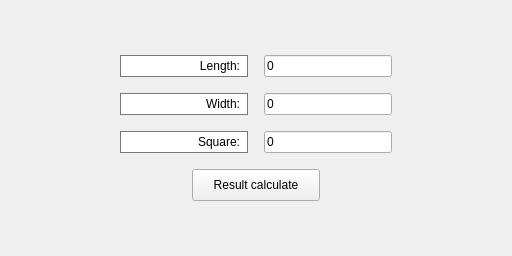
<?xml version="1.0" encoding="UTF-8"?>
<ui version="4.0">
 <class>Form</class>
 <widget class="QMainWindow" name="Form">
  <property name="geometry">
   <rect>
    <x>0</x>
    <y>0</y>
    <width>512</width>
    <height>256</height>
   </rect>
  </property>
  <property name="windowTitle">
   <string>Example program MVP</string>
  </property>
  <property name="autoFillBackground">
   <bool>false</bool>
  </property>
  <property name="styleSheet">
   <string notr="true">QLabel {
	background: #FFFFFF;
	border: 1px solid #777777;
	padding: 0 4px;
}</string>
  </property>
  <widget class="QWidget" name="centralwidget">
   <property name="styleSheet">
    <string notr="true"/>
   </property>
   <layout class="QVBoxLayout" name="verticalLayout" stretch="1,0,0,0,0,1">
    <property name="spacing">
     <number>16</number>
    </property>
    <item>
     <spacer name="verticalSpacer">
      <property name="orientation">
       <enum>Qt::Vertical</enum>
      </property>
      <property name="sizeHint" stdset="0">
       <size>
        <width>20</width>
        <height>40</height>
       </size>
      </property>
     </spacer>
    </item>
    <item>
     <layout class="QHBoxLayout" name="horizontalLayout">
      <property name="spacing">
       <number>16</number>
      </property>
      <item>
       <spacer name="horizontalSpacer_3">
        <property name="orientation">
         <enum>Qt::Horizontal</enum>
        </property>
        <property name="sizeHint" stdset="0">
         <size>
          <width>40</width>
          <height>20</height>
         </size>
        </property>
       </spacer>
      </item>
      <item>
       <widget class="QLabel" name="label">
        <property name="sizePolicy">
         <sizepolicy hsizetype="Expanding" vsizetype="Preferred">
          <horstretch>0</horstretch>
          <verstretch>0</verstretch>
         </sizepolicy>
        </property>
        <property name="minimumSize">
         <size>
          <width>128</width>
          <height>0</height>
         </size>
        </property>
        <property name="text">
         <string>Length:</string>
        </property>
        <property name="alignment">
         <set>Qt::AlignRight|Qt::AlignTrailing|Qt::AlignVCenter</set>
        </property>
       </widget>
      </item>
      <item>
       <widget class="QLineEdit" name="lineEdit_length">
        <property name="minimumSize">
         <size>
          <width>128</width>
          <height>0</height>
         </size>
        </property>
        <property name="text">
         <string>0</string>
        </property>
        <property name="maxLength">
         <number>10</number>
        </property>
       </widget>
      </item>
      <item>
       <spacer name="horizontalSpacer_4">
        <property name="orientation">
         <enum>Qt::Horizontal</enum>
        </property>
        <property name="sizeHint" stdset="0">
         <size>
          <width>40</width>
          <height>20</height>
         </size>
        </property>
       </spacer>
      </item>
     </layout>
    </item>
    <item>
     <layout class="QHBoxLayout" name="horizontalLayout_2">
      <property name="spacing">
       <number>16</number>
      </property>
      <item>
       <spacer name="horizontalSpacer_5">
        <property name="orientation">
         <enum>Qt::Horizontal</enum>
        </property>
        <property name="sizeHint" stdset="0">
         <size>
          <width>40</width>
          <height>20</height>
         </size>
        </property>
       </spacer>
      </item>
      <item>
       <widget class="QLabel" name="label_height">
        <property name="sizePolicy">
         <sizepolicy hsizetype="Expanding" vsizetype="Preferred">
          <horstretch>0</horstretch>
          <verstretch>0</verstretch>
         </sizepolicy>
        </property>
        <property name="minimumSize">
         <size>
          <width>128</width>
          <height>0</height>
         </size>
        </property>
        <property name="text">
         <string>Width:</string>
        </property>
        <property name="alignment">
         <set>Qt::AlignRight|Qt::AlignTrailing|Qt::AlignVCenter</set>
        </property>
       </widget>
      </item>
      <item>
       <widget class="QLineEdit" name="lineEdit_width">
        <property name="minimumSize">
         <size>
          <width>128</width>
          <height>0</height>
         </size>
        </property>
        <property name="text">
         <string>0</string>
        </property>
        <property name="maxLength">
         <number>10</number>
        </property>
       </widget>
      </item>
      <item>
       <spacer name="horizontalSpacer_7">
        <property name="orientation">
         <enum>Qt::Horizontal</enum>
        </property>
        <property name="sizeHint" stdset="0">
         <size>
          <width>40</width>
          <height>20</height>
         </size>
        </property>
       </spacer>
      </item>
     </layout>
    </item>
    <item>
     <layout class="QHBoxLayout" name="horizontalLayout_3">
      <property name="spacing">
       <number>16</number>
      </property>
      <item>
       <spacer name="horizontalSpacer_6">
        <property name="orientation">
         <enum>Qt::Horizontal</enum>
        </property>
        <property name="sizeHint" stdset="0">
         <size>
          <width>40</width>
          <height>20</height>
         </size>
        </property>
       </spacer>
      </item>
      <item>
       <widget class="QLabel" name="label_square">
        <property name="sizePolicy">
         <sizepolicy hsizetype="Expanding" vsizetype="Preferred">
          <horstretch>0</horstretch>
          <verstretch>0</verstretch>
         </sizepolicy>
        </property>
        <property name="minimumSize">
         <size>
          <width>128</width>
          <height>0</height>
         </size>
        </property>
        <property name="text">
         <string>Square:</string>
        </property>
        <property name="alignment">
         <set>Qt::AlignRight|Qt::AlignTrailing|Qt::AlignVCenter</set>
        </property>
       </widget>
      </item>
      <item>
       <widget class="QLineEdit" name="lineEdit_square">
        <property name="minimumSize">
         <size>
          <width>128</width>
          <height>0</height>
         </size>
        </property>
        <property name="text">
         <string>0</string>
        </property>
       </widget>
      </item>
      <item>
       <spacer name="horizontalSpacer_8">
        <property name="orientation">
         <enum>Qt::Horizontal</enum>
        </property>
        <property name="sizeHint" stdset="0">
         <size>
          <width>40</width>
          <height>20</height>
         </size>
        </property>
       </spacer>
      </item>
     </layout>
    </item>
    <item>
     <layout class="QHBoxLayout" name="horizontalLayout_4">
      <property name="spacing">
       <number>16</number>
      </property>
      <item>
       <spacer name="horizontalSpacer">
        <property name="orientation">
         <enum>Qt::Horizontal</enum>
        </property>
        <property name="sizeHint" stdset="0">
         <size>
          <width>40</width>
          <height>20</height>
         </size>
        </property>
       </spacer>
      </item>
      <item>
       <widget class="QPushButton" name="pushButton_calc">
        <property name="minimumSize">
         <size>
          <width>128</width>
          <height>32</height>
         </size>
        </property>
        <property name="text">
         <string>Result calculate</string>
        </property>
       </widget>
      </item>
      <item>
       <spacer name="horizontalSpacer_2">
        <property name="orientation">
         <enum>Qt::Horizontal</enum>
        </property>
        <property name="sizeHint" stdset="0">
         <size>
          <width>40</width>
          <height>20</height>
         </size>
        </property>
       </spacer>
      </item>
     </layout>
    </item>
    <item>
     <spacer name="verticalSpacer_2">
      <property name="orientation">
       <enum>Qt::Vertical</enum>
      </property>
      <property name="sizeHint" stdset="0">
       <size>
        <width>20</width>
        <height>40</height>
       </size>
      </property>
     </spacer>
    </item>
   </layout>
  </widget>
 </widget>
 <resources/>
 <connections/>
</ui>
